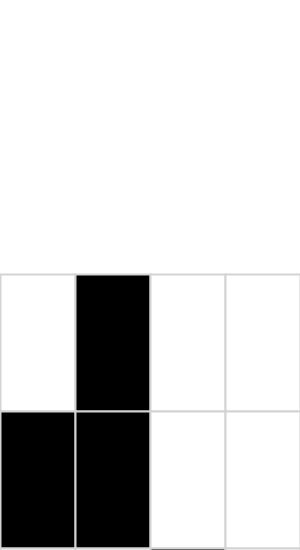
Frame 1 (no input)
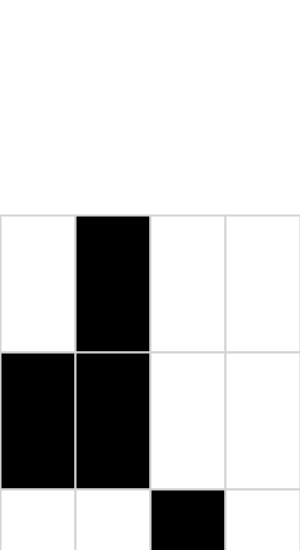
Frame 60 (the mouse pressed at the canvas centre just before this capture)
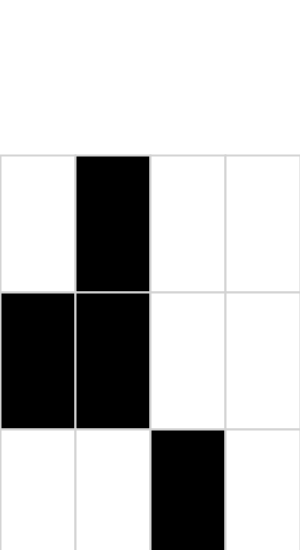
Frame 120 (the mouse held since frame 60 and released just before this capture)

The Processing sketch that drew these frames (run headless with seeded random() and noise(); from frame 60 on, the mouse is pressed at the canvas centre):

// Processing sketch: PianoTiles
// ── PianoTiles.pde
final int RECT_COUNT = 4;
int rectHeight;
int rectWidth;
LineSpawner spawner;

void setup() {
  size(300, 550);

  rectHeight = (int) height / RECT_COUNT;
  rectWidth = (int) width / RECT_COUNT;

  spawner = new LineSpawner(RECT_COUNT + 1, 0, 0, rectWidth, rectHeight);
}

void mouseClicked() {
  if (spawner.lost) {
    setup();
    loop();
  } else {
    spawner.clicked(mouseX, mouseY);
  }
}

void draw() {
  background(255);
  spawner.update();
  spawner.display();
  if (spawner.lost) noLoop();
}

// ── LineSpawner.pde
class LineSpawner {
  final int scoreSize = 200;
  int lineCount;
  int topPosition;
  int x, y;
  int rectWidth, rectHeight;
  RectangleLine[] lines;
  int score = 0;
  boolean lost = false;

  LineSpawner(int lineCount, int x, int y, int rectWidth, int rectHeight) {
    this.lineCount= lineCount;
    this.rectWidth = rectWidth;
    this.rectHeight = rectHeight;
    this.x = x; 
    this.y = y;
    spawn();
  }

  void spawn() {
    lines = new RectangleLine[lineCount];
    for (int i = 0; i < lineCount; i++) {
      lines[i] = new RectangleLine(x, y + (i * rectHeight) + (height / 2), rectWidth, rectHeight);
    }
  }

  void update() {
    if (lost) {
      noLoop();
    }

    for (RectangleLine line : lines) {
      line.update();
    }

    RectangleLine topLine = lines[topPosition];
    if (topLine.y + topLine.lineHeight < 0) {
      int which = topPosition - 1;
      if (which < 0) {
        which += lineCount;
      }

      RectangleLine bottomLine = lines[which];
      topLine.y = bottomLine.y + bottomLine.lineHeight;
      if (!topLine.checkClicked()) {
        lose();
      } else {
        score++;
      }
      topLine.resetLine();
      topPosition++;
      if (topPosition >= lineCount) topPosition = 0;
    }
  }

  void clicked(int x, int y) {
    for (RectangleLine line : lines) {
      if (!line.clicked(x, y)) {
        lose();
      }
    }
  }

  void displayScore() {
    fill(0, 128, 0, 200);
    ellipse(width / 2, height / 2, scoreSize, scoreSize);
    noFill();
    fill(0, 0, 0);
    textSize(15);
    text("YOU LOST, SCORE: " + score, width / 2 - (scoreSize / 2) + 15, height / 2 - 10);
  }

  void lose() {
    println("YOU LOST, SCORE: " + score);
    lost = true;
    displayScore();
  }

  void display() {
    for (RectangleLine line : lines) {
      line.display();
    }

    if (lost) {
      displayScore();
    }
  }
}

// ── Rectangle.pde
class Rectangle {
  boolean isWhite;
  int rectWidth;
  int rectHeight;
  boolean wasClicked;

  boolean losing = false;

  Rectangle(int rectWidth, int rectHeight) {
    this.rectHeight = rectHeight;
    this.rectWidth = rectWidth;
  }

  void update() {
  }

  void display(float x, float y) {
    strokeWeight(2);
    stroke(211, 211, 211);
    if (isWhite) fill(255);
    else { 
      if (wasClicked) {
        // r g b a
        fill(11, 11, 11, 100);
      } else {
        fill(0);
      }
    }

    if (losing) fill(255, 0, 0);

    rect(x, y, rectWidth, rectHeight);
    noFill();
  }

  boolean clicked() {
    wasClicked = true;
    if (isWhite) {
      losing = true;
      return false;
    }
    return true;
  }

  boolean didLose() {
    if (!isWhite && !wasClicked) {
      return true;
    }

    return false;
  }
}

// ── RectangleLine.pde
class RectangleLine { //<>//
  long createdTime;
  int rectSize;
  int lineHeight;
  int x; 
  float y;
  Rectangle[] rectangles = new Rectangle[4];

  RectangleLine(int x, int y, int rectSize, int lineHeight) {
    this.x = x;
    this.y = y;
    this.lineHeight= lineHeight;
    createdTime = millis();

    for (int i = 0; i < 4; i++) {
      rectangles[i] = new Rectangle(rectSize, lineHeight);
    }

    randomizeColors();

    this.rectSize = rectSize;
  }

  void randomizeColors() {
    int howMany;

    // 0 - 20%
    // 1 - 50% 
    // 2 - 30%
    double rand = random(1); // 0-1
    if (rand < 0.2) howMany = 0;
    else if (rand < 0.7) howMany = 1;
    else howMany = 2;

    for (int i = rectangles.length - 1; i >= 0; i--) {
      Rectangle r = rectangles[i];
      if (howMany > 0 && (howMany == i + 1 || (int) random(0, 4) == 0)) {
        r.isWhite = false; 
        howMany--;
      } else {
        r.isWhite = true;
      }
    }
  }

  void resetLine() {
    for (Rectangle r : rectangles) {
      r.wasClicked = false;
    }
    randomizeColors();
  }

  void movement() {
    long m = millis() - createdTime;
    y -= 1 + m / 10000;
  }

  void update() {
    movement();

    for (int i = 0; i<4; i++) {
      rectangles[i].update();
    }
  }

  boolean checkClicked() {
    for (Rectangle r : rectangles) {
      if (r.didLose()) {
        return false;
      }
    }
    return true;
  }

  boolean clicked(int x, int y) {
    if (this.x > x || this.y > y) return true;
    if (this.x + (rectSize * 4) < x || this.y + lineHeight < y) return true;
    int innerX = x - this.x;
    int squareIndex = innerX / rectSize;
    // Vime do ktereho obdelniku jsme klikli
    return rectangles[squareIndex].clicked();
  }

  void display() {
    for (int i = 0; i < 4; i++) {
      rectangles[i].display((i * rectSize) + x, y);
    }
  }
}
